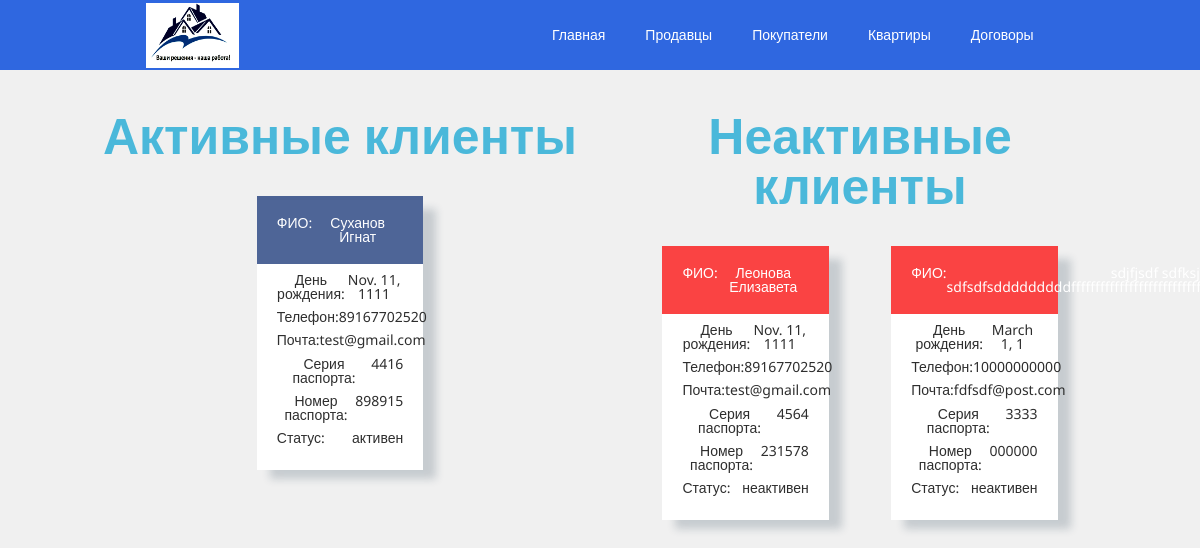
The page /buyer_view/ on the database as committed earlier.
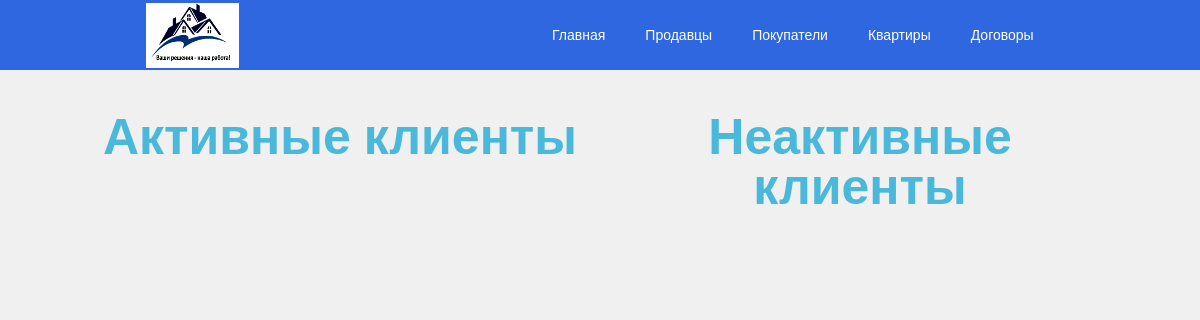
The same page on the database as committed later.
### main/models.py (models this page shows)
class Klient(models.Model):
    id_kl = models.AutoField(blank=False, primary_key=True)
    fio = models.CharField(max_length=100, blank=False)
    bd = models.DateField(blank=False)
    phone = models.CharField(max_length=11, blank=False)
    mail = models.CharField(max_length=100, blank=False)
    pasp_seria = models.CharField(max_length=4,blank=False)
    pasp_nomer = models.CharField(max_length=6, blank=False)

class Buyer(models.Model):
    id_buyer = models.AutoField(blank=False, primary_key=True)
    id_kl = models.ForeignKey(Klient, on_delete=models.CASCADE, blank=False)
    wish_room = models.IntegerField(blank=False)
    wish_adress = models.CharField(max_length=150, blank=False)
    wish_square = models.IntegerField(blank=False)
    budget = models.IntegerField(blank=False)
    status = models.CharField(max_length=10, blank=False)
    def __str__(self):
        return str(self.id_buyer)

### main/views.py (the view)
# urls.py: path('buyer_view/', BuyerView.as_view(), name='view_buyer_url'),
class BuyerView(View):
    def get(self,request):
        buyer = Buyer.objects.values('id_kl')# SELECT id_kl FROM Buyer
        klient = Klient.objects.all()#SELECT * FROM Klient
        b_list_act = Buyer.objects.filter(status='активен')
        b_list_dis_act = Buyer.objects.filter(status='неактивен')
        return render(request, 'main/buyer_view.html', context={'buyer': buyer, 'klient': klient, 'b_list_act': b_list_act, 'b_list_dis_act': b_list_dis_act})

### main/templatetags/main_get_filter.py (called while the page is built)
@register.filter
def get_item(dictionary, key):
    return dictionary.get(key)

@register.filter
def get_status(sel_list, id_k):
    print(sel_list)
    print('test')
    seller_status = sel_list.get(id_kl = id_k).status
    print(seller_status)
    return seller_status

### main/templates/main/buyer_view.html (shortened to what the changed rows need)
{% extends 'base.html' %}
{% load main_get_filter %}
{% block content %}
    <div class="container">
        <div class="kl_wrapp">
            <div class="activ_block">
        <div class="kl_block">
            {% for buyer in buyer %}
                {% for klient in klient %}
                    {% if klient.id_kl == buyer|get_item:'id_kl' and b_list_act|get_status:klient.id_kl == 'активен' %}
                        <div class="kl_card">
                            <div class="kl_card_fio">
                                <p>ФИО:</p>
                                <p>
                                    {{ klient.fio|truncatechars:30 }}
                                </p>
                            </div>
                            <div class="kl_bd">
                                <p>День рождения:</p>
                                <p>
                                    {{ klient.bd }}
                                </p>
                            </div>
                            <div class="kl_phone">
                                <p>Телефон:</p>
                                <p>
                                    {{ klient.phone|truncatechars:11 }}
                                </p>
                            </div>
                            <div class="kl_mail">
                                <p>Почта:</p>
                                <p>
                                    {{ klient.mail|truncatechars:30 }}
                                </p>
                            </div>
                            <div class="kl_pasp_seria">
                                <p>Серия паспорта:</p>
                                <p>
                                    {{ klient.pasp_seria|truncatechars:4 }}
                                </p>
                            </div>
                            <div class="kl_pasp_nomer">
                                <p>Номер паспорта:</p>
                                <p>
                                    {{ klient.pasp_nomer|truncatechars:6 }}
                                </p>
                            </div>
                            <div class="kl_status">
                                <p>Статус:</p>
                                <p>
                                    {{ b_list_act|get_status:klient.id_kl }}
                                </p>
                            </div>
                        </div>
                    {% endif %}
                {% endfor %}
            {% endfor %}
        </div>
    </div>
    <div class="disactiv_block">
        <div class="kl_block">
            {% for buyer in buyer %}
                {% for klient in klient %}
                    {% if klient.id_kl == buyer|get_item:'id_kl' and b_list_dis_act|get_status:klient.id_kl == 'неактивен' %}
                        <div class="kl_card">
                            <div class="kl_card_fio red">
                                <p>ФИО:</p>
                                <p>
                                    {{ klient.fio }}
                                </p>
                            </div>
                            <div class="kl_bd">
                                <p>День рождения:</p>
                                <p>
                                    {{ klient.bd }}
                                </p>
                            </div>
                            <div class="kl_phone">
                                <p>Телефон:</p>
                                <p>
                                    {{ klient.phone }}
                                </p>
                            </div>
                            <div class="kl_mail">
                                <p>Почта:</p>
                                <p>
                                    {{ klient.mail }}
                                </p>
                            </div>
                            <div class="kl_pasp_seria">
                                <p>Серия паспорта:</p>
                                <p>
                                    {{ klient.pasp_seria }}
                                </p>
                            </div>
                            <div class="kl_pasp_nomer">
                                <p>Номер паспорта:</p>
                                <p>
                                    {{ klient.pasp_nomer }}
                                </p>
                            </div>
                            <div class="kl_status">
                                <p>Статус:</p>
                                <p>
                                    {{ b_list_dis_act|get_status:klient.id_kl }}
                                </p>
                            </div>
                        </div>
                    {% endif %}
                {% endfor %}
            {% endfor %}
        </div>
        </div>
    </div>
{% endblock %}

Rows that differ between the two databases and show on the page:
removed Klient: fio "Суханов Игнат", bd "Nov. 11, 1111", phone "89167702520", mail "test@gmail.com", pasp_seria "4416", pasp_nomer "898915", id_kl.status "активен"
removed Klient: fio "Леонова Елизавета", bd "Nov. 11, 1111", phone "89167702520", mail "test@gmail.com", pasp_seria "4564", pasp_nomer "231578", id_kl.status "неактивен"
removed Klient: bd "March 1, 1", phone "10000000000", mail "fdfsdf@post.com", pasp_seria "3333", pasp_nomer "000000", id_kl.status "неактивен"
